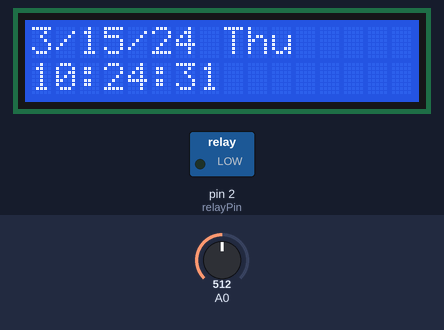
A sketch run on a simulated Arduino Uno, built with avr-gcc and run on an emulated ATmega328P. On the bench: 16×2 character LCD, switched loads named in the sketch (green lamp = pin HIGH). Dashed ring = blinking. Inputs (shaded band) come from the test bench; at power-on: A0 = 512. The local clock reads 2024-03-15 10:24:30 at power-on unless the sketch sets it.

Above: at 1.2 s.
1.3 s: A0 set to 53
3.5 s: A0 set to 47
At 3.9 s:
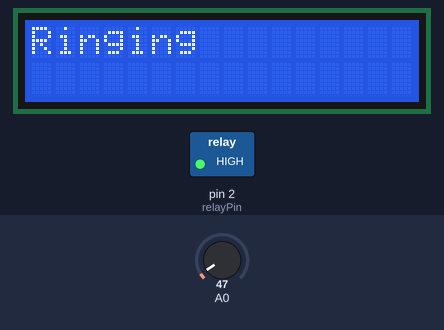
At 4.6 s:
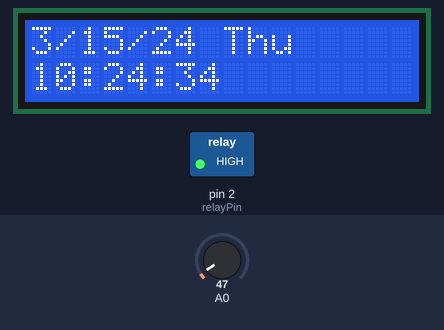
6.5 s: A0 set to 716
At 6.61 s:
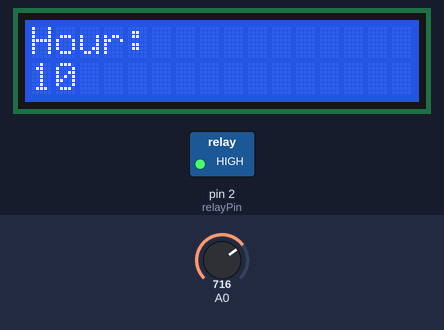
Timing chart, 0 to 9.5 s (numbered marks = the images above; inputs shaded):
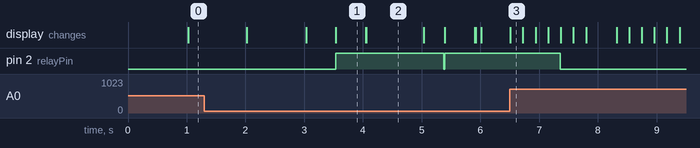

The sketch:

BellTimer.ino
```cpp
#include <LiquidCrystal.h>
#include <DS3231.h>
#include <Wire.h>
#include <avr/wdt.h>

// Select the pins used on the LCD panel
LiquidCrystal lcd(8, 9, 4, 5, 6, 7);

// Initialize clock library
DS3231 clock;

// LCD button constants
const int btnRIGHT = 0;
const int btnUP = 1;
const int btnDOWN = 2;
const int btnLEFT = 3;
const int btnSELECT = 4;
const int btnNONE = 5;

// Relay constants
const int relayPin = 2;

// Adjust to set amount of time the relay should be on for each ring (in milliseconds)
const int bellRelayOnTimeMs = 1825;

// Adjust to set hours that will ring
const int numDailyRingHours = 2;
const int bellDailyRingHours[numDailyRingHours] = {12, 18};

// Adjust to set days that should ring - Sunday = 1, Saturday = 7
const int numDailyRingDays = 7;
const int bellDailyRingDays[numDailyRingDays] = {1, 2, 3, 4, 5, 6, 7};

// Adjust to set Sunday ring time and count
const int bellSundayRingHour = 10;
const int bellSundayRingMinute = 30;
const int bellSundayRingCount = 3;

// Date/Time variables
int hour;
int minute;
int second;
int year;
int month;
int day;
int dow;
int menu = 0;
bool century = false;
bool h12Flag;
bool pmFlag;

// Ring variables
int lastRingHour = 0;
int lastSundayDay = 0;
long ringStopTime = 0;

void setup() {
  // Begin sending data to the serial port
  //Serial.begin(9600);

  // Initialize the LCD
  lcd.begin(16, 2);
  lcd.setCursor(0, 0);

  // Initialize Relay
  pinMode(relayPin, OUTPUT);

  // Start the I2C interface
  Wire.begin();

  // Enable watch dog to restart if the program hangs
  wdt_enable(WDTO_1S);

  // Run if RTC gets zeroed out somehow - this needs to be left commented out otherwise
//  clock.setClockMode(false);  // set to 24h
//  clock.setYear(22); // 2 digit
//  clock.setMonth(8);
//  clock.setDate(19);
//  clock.setDoW(6); // 1 = Sun, 7 = Sat
//  clock.setHour(15); // 24h
//  clock.setMinute(02);
}

void loop() {

  wdt_reset();

  // Read the lcd buttons
  int lcdKey = readLCDButtons();

  // Display menu or show time
  displayMenu(lcdKey);

  // Ring the bell on button
  if (lcdKey == btnRIGHT && menu == 0) {
    ringBell(1);
  }

  // Ring based on timer
  checkRingTimer();

  // Check if we should stop ring relay
  checkStopRing();
}

void ringBell(int count) {
  // Only ring again if it's not already ringing
  if (ringStopTime == 0) {
    lcd.clear();
    lcd.setCursor(0, 0);
    lcd.print("Ringing");
    digitalWrite(relayPin, HIGH);
    ringStopTime = millis() + count * bellRelayOnTimeMs;
    delay(500);
    lcd.clear();
  }
}

void checkStopRing() {
  if (millis() >= ringStopTime) {
    // Relay off
    digitalWrite(relayPin, LOW);
    ringStopTime = 0;
  }
}

void checkRingTimer() {

  // Retrieve seconds before minutes so that we don't have a stale minute value
  int currentSecond = clock.getSecond();
  int currentMinute = clock.getMinute();
  int currentHour = clock.getHour(h12Flag, pmFlag);

  if (isRingDay()
      && isRingHour()
      && currentMinute == 0
      && currentSecond == 0) {
    int count = currentHour;
    if (count > 12) {
      count -= 12;
    }
    ringBell(count);
  }
  if (isChurchTime()) {
     ringBell(bellSundayRingCount);
  }
}

boolean isRingDay() {
  // Check if this is a ring day
  for (int i = 0; i < numDailyRingDays; i++) {
    if (dow == bellDailyRingDays[i]) {
      return true;
    }
  }
  return false;
}

boolean isRingHour() {
  // Check if this is a ring hour
  int currentHour = clock.getHour(h12Flag, pmFlag);
  for (int i = 0; i < numDailyRingHours; i++) {
    if (bellDailyRingHours[i] == currentHour) {
      return true;
    }
  }
  return false;
}

boolean isChurchTime() {
  // Check if it's church time
  int currentHour = clock.getHour(h12Flag, pmFlag);
  int currentSecond = clock.getSecond();
  int currentMinute = clock.getMinute();
  if (dow == 1
      && currentHour == bellSundayRingHour
      && currentMinute == bellSundayRingMinute
      && currentSecond == 0) {
    return true;
  }
  return false;
}

int readLCDButtons() {
  // Read the value from the sensor
  int adc_key_in = analogRead(0);
  if (adc_key_in > 1500) return btnNONE;
  if (adc_key_in < 50)   return btnRIGHT;
  if (adc_key_in < 250)  return btnUP;
  if (adc_key_in < 450)  return btnDOWN;
  if (adc_key_in < 700)  return btnLEFT;
  if (adc_key_in < 900)  return btnSELECT;
  return btnNONE;
}

void displayMenu(int lcdKey) {
    // Change menu screen based on the select button
  if (lcdKey == btnSELECT) {
    menu = menu + 1;
  }

  // Display correct menu
  if (menu == 0) {
    displayDateTime();
  }
  if (menu == 1) {
    displaySetHour(lcdKey);
  }
  if (menu == 2) {
    displaySetMinute(lcdKey);
  }
  if (menu == 3) {
    displaySetYear(lcdKey);
  }
  if (menu == 4) {
    displaySetMonth(lcdKey);
  }
  if (menu == 5) {
    displaySetDay(lcdKey);
  }
  if (menu == 6) {
    displaySetDoW(lcdKey);
  }
  if (menu == 7) {
    storeTime();
    menu = 0;
  }
}

void displayDateTime() {
  // Show the current date and time
  year = clock.getYear();
  month = clock.getMonth(century);
  day = clock.getDate();
  dow = clock.getDoW();
  hour = clock.getHour(h12Flag, pmFlag); //24-hr
  minute = clock.getMinute();
  second = clock.getSecond();

  lcd.setCursor(0, 0);
  lcd.print(month, DEC);
  lcd.print("/");
  lcd.print(day, DEC);
  lcd.print("/");
  lcd.print(year, DEC);
  lcd.print(" ");
  displayDayOfWeek();

  lcd.setCursor(0, 1);
  if (hour <= 9) {
    lcd.print("0");
  }
  lcd.print(hour, DEC);
  lcd.print(":");
  if (minute <= 9) {
    lcd.print("0");
  }
  lcd.print(minute, DEC);
  lcd.print(":");
  if (second <= 9) {
    lcd.print("0");
  }
  lcd.print(second, DEC);
}

void displayDayOfWeek() {
  switch(dow) {
    case 1:
      lcd.print("Sun");
      break;
    case 2:
      lcd.print("Mon");
      break;
    case 3:
      lcd.print("Tue");
      break;
    case 4:
      lcd.print("Wed");
      break;
    case 5:
      lcd.print("Thu");
      break;
    case 6:
      lcd.print("Fri");
      break;
    case 7:
      lcd.print("Sat");
      break;
    default:
      break;
  }
}

void displaySetHour(int lcdKey) {
  // time setting
  lcd.clear();
  if (lcdKey == btnUP) {
    if (hour == 23) {
      hour = 0;
    } else {
      hour = hour + 1;
    }
  }
  if (lcdKey == btnDOWN) {
    if (hour == 0) {
      hour = 23;
    } else {
      hour = hour - 1;
    }
  }
  lcd.setCursor(0, 0);
  lcd.print("Hour:");
  lcd.setCursor(0, 1);
  lcd.print(hour, DEC);
  delay(200);
}

void displaySetMinute(int lcdKey) {
  // Setting the minutes
  lcd.clear();
  if (lcdKey == btnUP) {
    if (minute == 59) {
      minute = 0;
    }
    else {
      minute = minute + 1;
    }
  }
  if (lcdKey == btnDOWN) {
    if (minute == 0) {
      minute = 59;
    } else {
      minute = minute - 1;
    }
  }
  lcd.setCursor(0, 0);
  lcd.print("Minutes:");
  lcd.setCursor(0, 1);
  lcd.print(minute, DEC);
  delay(200);
}

void displaySetYear(int lcdKey) {
  // Setting the year
  lcd.clear();
  if (lcdKey == btnUP) {
    year = year + 1;
  }
  if (lcdKey == btnDOWN) {
    year = year - 1;
  }
  lcd.setCursor(0, 0);
  lcd.print("Year:");
  lcd.setCursor(0, 1);
  lcd.print(year, DEC);
  delay(200);
}

void displaySetMonth(int lcdKey) {
  // Setting the month
  lcd.clear();
  if (lcdKey == btnUP) {
    if (month == 12) {
      month = 1;
    }
    else {
      month = month + 1;
    }
  }
  if (lcdKey == btnDOWN) {
    if (month == 1) {
      month = 12;
    } else {
      month = month - 1;
    }
  }
  lcd.setCursor(0, 0);
  lcd.print("Month:");
  lcd.setCursor(0, 1);
  lcd.print(month, DEC);
  delay(200);
}

void displaySetDay(int lcdKey) {
  // Setting the day
  lcd.clear();
  if (lcdKey == btnUP) {
    if (day == 31) {
      day = 1;
    } else {
      day = day + 1;
    }
  }
  if (lcdKey == btnDOWN) {
    if (day == 1) {
      day = 31;
    } else {
      day = day - 1;
    }
  }
  lcd.setCursor(0, 0);
  lcd.print("Day of month:");
  lcd.setCursor(0, 1);
  lcd.print(day, DEC);
  delay(200);
}

void displaySetDoW(int lcdKey) {
  // Setting the day of the week
  lcd.clear();
  if (lcdKey == btnUP) {
    if (dow == 7) {
      dow = 1;
    } else {
      dow = dow + 1;
    }
  }
  if (lcdKey == btnDOWN) {
    if (dow == 1) {
      dow = 7;
    } else {
      dow = dow - 1;
    }
  }
  lcd.setCursor(0, 0);
  lcd.print("Day of week:");
  lcd.setCursor(0, 1);
  displayDayOfWeek();
  delay(200);
}

void storeTime() {
  lcd.clear();

  clock.setClockMode(false);  // set to 24h
  clock.setYear(year);
  clock.setMonth(month);
  clock.setDate(day);
  clock.setDoW(dow);
  clock.setHour(hour);
  clock.setMinute(minute);

  lcd.setCursor(0, 0);
  lcd.print("Saved");

  delay(500);
}
```

Measured:
- the behaviour switches between 50 and 49 on A0 (found by bisection; images 0 and 1)
- after the input at 3.5 s, pin 2 (relayPin): LOW → HIGH at once, → LOW 1.8 s later, → HIGH 0.02 s later; the display: changes at once (image 1)
- after the input at 6.5 s, the display: changes at once (image 3)
- what the display in image 1 shows lasts 0.5 s, from 3.5 s to 4.0 s
- what the display in image 2 shows lasts 0.9 s, from 4.1 s to 5.0 s
